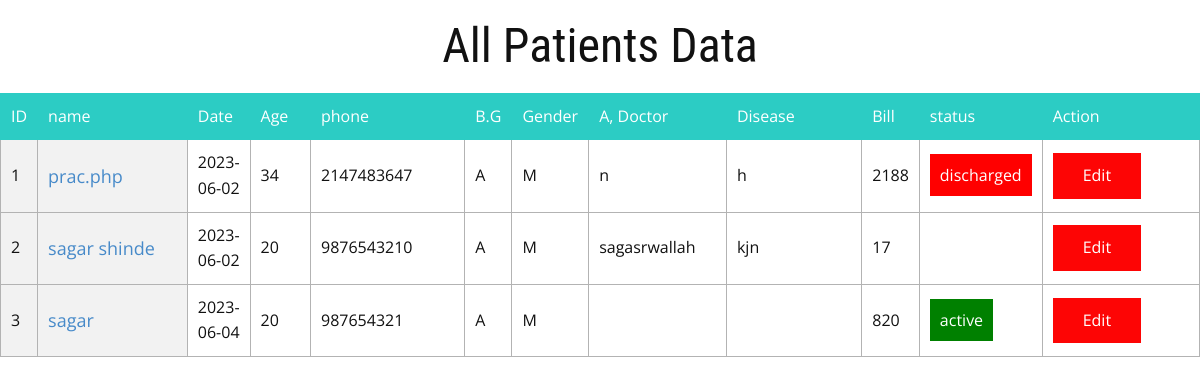
The page /all_patients_data.php on the database its author committed.
### tables this page shows
CREATE TABLE `patients` (
  `id` int(10) NOT NULL,
  `date` date NOT NULL,
  `time` time NOT NULL,
  `name` varchar(30) NOT NULL,
  `address` varchar(60) NOT NULL,
  `phone` varchar(15) NOT NULL,
  `age` int(4) NOT NULL,
  `MDSE` varchar(30) NOT NULL,
  `gender` varchar(5) NOT NULL,
  `BG` varchar(10) DEFAULT NULL,
  `A_Doctor` varchar(30) DEFAULT NULL,
  `symptoms` varchar(30) DEFAULT NULL,
  `diagnosis` varchar(30) DEFAULT NULL,
  `medicines` varchar(30) DEFAULT NULL,
  `admission` varchar(5) DEFAULT NULL,
  `stayed_days` int(3) DEFAULT NULL,
  `WCPday` int(5) DEFAULT NULL,
  `totalWC` int(10) DEFAULT NULL,
  `doctor_fee` int(10) DEFAULT NULL,
  `service_fee` int(10) DEFAULT NULL,
  `total_bill` int(15) DEFAULT NULL,
  `Last_Updated_Date` date DEFAULT NULL,
  `discharged_date` date DEFAULT NULL,
  `status` varchar(30) NOT NULL
);

### all_patients_data.php (the view, shortened to what this page needs)
<!DOCTYPE html>
<html style="font-size: 16px;" lang="en">
<head>
    <link rel="stylesheet" href="css/Contact.css" media="screen">
    <?php
    require "././conn.php";
    include "layouts/header.php";
    $sql = "SELECT * FROM patients";
    $result = mysqli_query($conn, $sql);
    $color='';
    ?>
    <section class="u-align-center u-clearfix u-section-1" id="sec-4a73">
        <h2 class="u-custom-font u-font-roboto-condensed u-subtitle u-text u-text-1">All Patients Data</h2>
        <div class="u-expanded-width u-table u-table-responsive u-table-1">
            <?php
            if ($result) {
            if (mysqli_num_rows($result) > 0) { ?>
            <table class="u-table-entity u-table-entity-1">
                <colgroup>
                    <col width="0.8%">
                    <col width="14.6%">
                    <col width="3.4%">
                    <col width="5.5%">
                    <col width="14.5%">
                    <col width="2.8%">
                    <col width="5.2%">
                    <col width="12.3%">
                    <col width="13.5%">
                    <col width="4.2%">
                    <col width="8.200000000000003%">
                    <col width="15.200000000000003%">
                </colgroup>
                <thead class="u-palette-4-base u-table-header u-table-header-1">
                    <tr style="height: 40px;">
                        <th class="u-border-1 u-border-palette-4-base u-table-cell">ID</th>
                        <th class="u-border-1 u-border-palette-4-base u-table-cell">name</th>
                        <th class="u-border-1 u-border-palette-4-base u-table-cell">Date</th>
                        <th class="u-border-1 u-border-palette-4-base u-table-cell">Age</th>
                        <th class="u-border-1 u-border-palette-4-base u-table-cell">phone</th>
                        <th class="u-border-1 u-border-palette-4-base u-table-cell">B.G</th>
                        <th class="u-border-1 u-border-palette-4-base u-table-cell">Gender</th>
                        <th class="u-border-1 u-border-palette-4-base u-table-cell">A, Doctor</th>
                        <th class="u-border-1 u-border-palette-4-base u-table-cell">Disease</th>
                        <th class="u-border-1 u-border-palette-4-base u-table-cell">Bill</th>
                        <th class="u-border-1 u-border-palette-4-base u-table-cell">status</th>
                        <th class="u-border-1 u-border-palette-4-base u-table-cell">Action</th>
                    </tr>
                </thead>
                <tbody class="u-table-body">
                    <?php   while ($row = mysqli_fetch_assoc($result)) {
if($row['status']=='active'){
    $color="green";
  }elseif($row['status']=='discharged'){
    $color="red";
  }else{
    $color="";
  }
                   echo ' <tr style="height: 40px;">
                        <td class="u-border-1 u-border-grey-30 u-grey-5 u-table-cell u-table-cell-13">'.$row['id'].'</td>
                        <td class="u-border-1 u-border-grey-30 u-first-column u-grey-5 u-table-cell u-table-cell-14"><a href="panel.php?id='.$row['id'].'&action=history">'.$row['name'].' </a></td>
                        <td class="u-border-1 u-border-grey-30 u-table-cell">'.$row['date'].'</td>
                        <td class="u-border-1 u-border-grey-30 u-table-cell">'.$row['age'].'</td>
                        <td class="u-border-1 u-border-grey-30 u-table-cell">'.$row['phone'].'</td>
                        <td class="u-border-1 u-border-grey-30 u-table-cell">'.$row['BG'].'</td>
                        <td class="u-border-1 u-border-grey-30 u-table-cell">'.$row['gender'].'</td>
                        <td class="u-border-1 u-border-grey-30 u-table-cell">'.$row['A_Doctor'].'</td>
                        <td class="u-border-1 u-border-grey-30 u-table-cell">'.$row['diagnosis'].'</td>
                        <td class="u-border-1 u-border-grey-30 u-table-cell">'.$row['total_bill'].'</td>
                        <td  class="u-border-1 u-border-grey-30 u-table-cell"><span style="padding: 10px; background-color: '.$color.';color: white;">' .$row['status'].'</span></td>
                        <td class="u-border-1 u-border-grey-30 u-table-cell">
                            <a class="u-border-none u-btn u-button-style u-custom-color-1 u-hover-palette-2-base u-btn-1" href="#">Edit</a>
                        </td>
                </tr>';
                    }
                    ?>
                </tbody>
            </table>
           <?php
             }else {
                echo "No records found.";
              }
            } else {
              echo "Error retrieving records: " . mysqli_error($conn);
            }
            ?>
        </div>
    </section>
    </body>
</html>

### layouts/header.php (shortened to what this page needs)
  <link rel="stylesheet" href="css/nicepage.css" media="screen">
</head>
<body data-home-page="Home.html" data-home-page-title="Home" class="u-body u-xl-mode" data-lang="en">

### rows shown on the page
patients: id "1", name "prac.php", date "2023-06-02", age "34", phone "2147483647", BG "A", gender "M", A_Doctor "n", diagnosis "h", total_bill "2188", status "discharged"
patients: id "2", name "sagar shinde", date "2023-06-02", age "20", phone "9876543210", BG "A", gender "M", A_Doctor "sagasrwallah", diagnosis "kjn", total_bill "17"
patients: id "3", name "sagar", date "2023-06-04", age "20", phone "987654321", BG "A", gender "M", total_bill "820", status "active"
